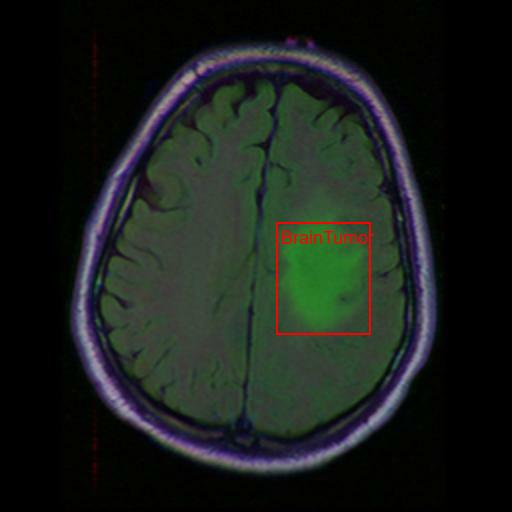
#> input picture projects/MRI-Brain-Tumor/Inspector/train/TCGA_CS_4943_20000902_14.jpg, 512 x 512 px, given as the content of the folder ./BrainTumor_master/test/image, which was not available
$ python YOLOAnnotationGenerator.py
#> lines starting #> are read from the running program, lines starting #| are printed output that depends on the picture; after the words box and inside, x2 and y2 are one past the last pixel; in counts of white or black regions, pixels touching at a corner belong together; long printed decimals are rounded; pictures that were not available may be replaced by others from this repository, and a replacement may not be noted
# Copyright 2023 (C) antillia.com. All Rights Reserved.
#
# Licensed under the Apache License, Version 2.0 (the "License");
# you may not use this file except in compliance with the License.
# You may obtain a copy of the License at
#
#     http://www.apache.org/licenses/LICENSE-2.0
#
# Unless required by applicable law or agreed to in writing, software
# distributed under the License is distributed on an "AS IS" BASIS,
# WITHOUT WARRANTIES OR CONDITIONS OF ANY KIND, either express or implied.
# See the License for the specific language governing permissions and
# limitations under the License.
# ==============================================================================

#
# YOLOAnnotationGenerator.py
# 2023/04/23 : Toshiyuki Arai antillia.com

#
#from email.mime import image
import sys
import os
import glob
import random
import shutil
import numpy as np

import traceback
import cv2
from PIL import Image, ImageOps


class YOLOAnnotationGenerator:
  def __init__(self, W=512, H=512):
    self.W = W
    self.H = H

  # dir = "./train/x
  # target = "./train" "./valid"
  # [19 lines left out: functions get_image_filepaths, get_mask_filepaths, not called in this run]


  # target = "./train" or "./valid"
  def generate(self, input_dir, output_dir, debug=False):
#> called with input_dir = './BrainTumor_master/test', output_dir = './YOLO_BrainTumor/test', debug = True
    images_dir = input_dir + "/image/"
    masks_dir  = input_dir + "/mask/"
    image_filepaths  = glob.glob(images_dir + "/*.jpg")
    if os.path.exists(output_dir):
      shutil.rmtree(output_dir)

    if not os.path.exists(output_dir):
      os.makedirs(output_dir)

    for image_filepath in image_filepaths:
      shutil.copy2(image_filepath, output_dir)
      basename = os.path.basename(image_filepath)

      name     = basename.split(".")[0]
      image    = Image.open(image_filepath)
#> image is the input picture: PIL image 512x512 RGB; mean R, G, B 25.9, 31.3, 27.3
      mask_filepath = os.path.join(masks_dir , name + ".png")
      mask     = Image.open(mask_filepath).convert("L")
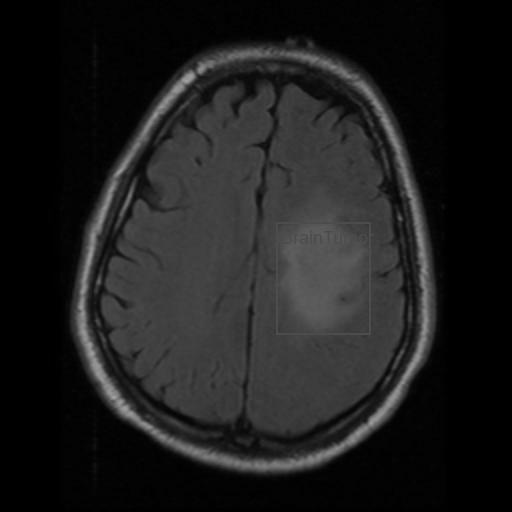
#> mask: PIL image 512x512 L; min 0, max 164, mean 29.2
      mask = ImageOps.invert(mask)
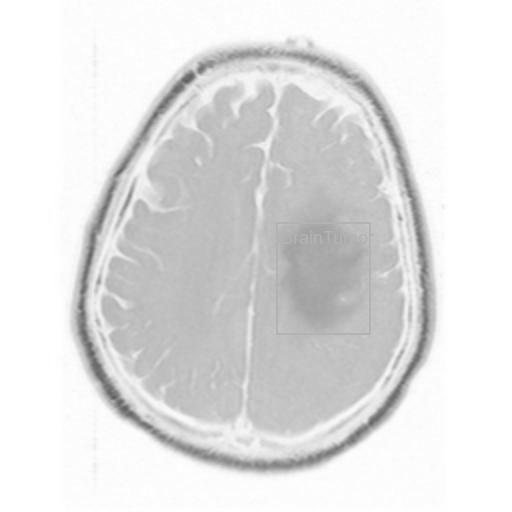
#> mask: PIL image 512x512 L; min 91, max 255, mean 225.8

      mask     = self.convert2WhiteMask(mask)
      #mask.show()
      #input("----")
      SP  = " "

      class_id    = 0
      annotations = []
      (rcx, rcy, rw, rh) = self.create_yolo_annotation(mask)
      print(" rcx {} rcy {} rw {} rh {}".format(rcx, rcy, rw, rh))
      annotations.append( (rcx, rcy, rw, rh) )

      annotation_file = name + ".txt"
      annotation_file_path = os.path.join(output_dir, annotation_file)
      if debug:
        self.create_annotated_image(class_id, image,  annotations, basename, output_dir)

      NL = "\n"
      # 6 Create a yolo annotation file.
      with open(annotation_file_path, "w") as f:
          for annotation in annotations:
            (rcx, rcy, rw, rh) = annotation
            line = str(class_id ) + SP + str(rcx) + SP + str(rcy) + SP + str(rw) + SP + str(rh)

            f.writelines(line + NL)
            print("---YOLO annotation {}".format(annotation))
      print("---Created annotation file {}".format(annotation_file_path))


  # Create a resized_512x512_image from each original file in image_filepaths
  # [32 lines left out: function create_resized_images, not called in this run]


  def create_yolo_annotation(self, pil_mask_img_512x512):
    mask_img = np.array(pil_mask_img_512x512)

    #mask_img= cv2.cvtColor(mask_img,  cv2.COLOR_RGB2GRAY)

    H, W = mask_img.shape[:2]

    contours, hierarchy = cv2.findContours(mask_img,
           cv2.RETR_EXTERNAL,
           cv2.CHAIN_APPROX_SIMPLE)

    contours = max(contours, key=lambda x: cv2.contourArea(x))
    x, y, w, h = cv2.boundingRect(contours)
    print("---x {} y {} w {} h {}".format(x, y, w, h))
    #Compute bouding box of YOLO format.
    cx = x + w/2
    cy = y + h/2
    #Convert to relative coordinates for YOLO annotations
    rcx = round(cx / W, 5)
    rcy = round(cy / H, 5)
    rw  = round( w / W, 5)
    rh  = round( h / H, 5)

    return (rcx, rcy, rw, rh)


  def convert2WhiteMask(self, image):
    w, h = image.size
#> w = 512; h = 512
    print("convert2WithMask {} {}".format(w, h))
#| convert2WithMask 512 512
    threshold = image.getpixel((1, 1))
#> threshold = 255
    for y in range(h):
      for x in range(w):
        pixel = image.getpixel((x, y))
        #print("pixel {}".format(pixel))

        r = pixel
        if r >threshold:
          pixel = 255 #(255, 255, 255) #White
        else:
          pixel = 0 #(0, 0, 0)
        image.putpixel((x, y), pixel)
#> image: PIL image 512x512 L; every value is 0
    return image


  # [30 lines left out: function create_annotated_image, not called in this run]


"""
INPUT:

./BrainTumor_master
├─train
└─valid


Output:
./YOLO_BrainTumor
├─train
└─valid

"""


if __name__ == "__main__":
  try:
    # create Ovrian UltraSound Images OUS_augmented_master_512x512 dataset train, valid
    # from the orignal Dataset_.

    input_dir   = "./BrainTumor_master"
    #input_dir   = "./Augmented_dataset" #2023/04/24

    # For simplicity, we have renamed the folder name from the original "validation" to "valid"
    datasets    = ["train", "valid", "test"]
    datasets    = ["test"]

    output_dir  = "./YOLO_BrainTumor"

    if os.path.exists(output_dir):
      shutil.rmtree(output_dir)
    if not os.path.exists(output_dir):
      os.makedirs(output_dir)

    annotation= YOLOAnnotationGenerator(W=512, H=512)
    debug = True
    for dataset in datasets:
      input_subdir  = os.path.join(input_dir, dataset)
      output_subdir = os.path.join(output_dir, dataset)

      annotation.generate(input_subdir, output_subdir, debug=debug)
#> in create_yolo_annotation, `contours, hierarchy = cv2.findContours(mask_img, cv2.RETR_EXTERNAL, cv..`: contours = []
  except:
    traceback.print_exc()

$ run again, on projects/MRI-Brain-Tumor/test/TCGA_CS_4941_19960909_17.jpg
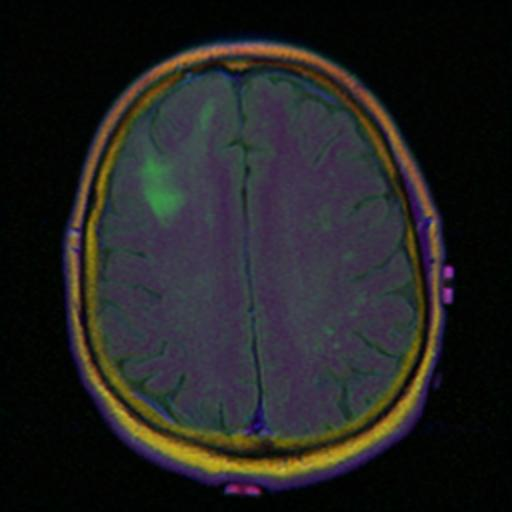
#> input picture projects/MRI-Brain-Tumor/test/TCGA_CS_4941_19960909_17.jpg, 512 x 512 px, given as the content of the folder ./BrainTumor_master/test/image, which was not available
#> in generate, image is the input picture: PIL image 512x512 RGB; mean R, G, B 34.8, 34.2, 33.8
#| convert2WithMask 512 512
#> threshold = 252
#> after the loop in convert2WhiteMask, `for y in range(h):`:
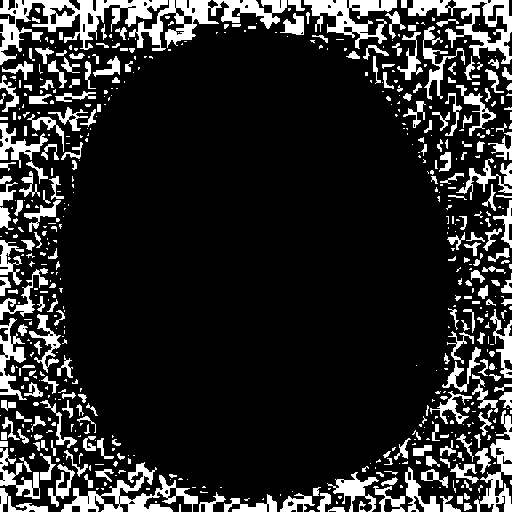
#> image: PIL image 512x512 L; 16.3% white; 592 white regions (344 under 20 px)
#> in create_yolo_annotation, `contours, hierarchy = cv2.findContours(mask_img, cv2.RETR_EXTERNAL, cv..`: contours = 590 contours, 412 with area under 20; largest, box (x1, y1, x2, y2) and area: (0, 0, 168, 65) 3192, (408, 0, 512, 64) 2614, (129, 0, 287, 51) 2427, (61, 462, 198, 512) 2002, (304, 0, 397, 49) 1633
#> in create_yolo_annotation, `contours = max(contours, key=lambda x: cv2.contourArea(x))`: contours = contour of 349 points, box (x1, y1, x2, y2) (0, 0, 168, 65), area 3192
#> in create_yolo_annotation, `x, y, w, h = cv2.boundingRect(contours)`: x = 0; w = 168; h = 65
#| ---x 0 y 0 w 168 h 65
#> in create_yolo_annotation, `cx = x + w/2`: cx = 84
#> in create_yolo_annotation, `cy = y + h/2`: cy = 32.5
#> in create_yolo_annotation, `rcx = round(cx / W, 5)`: rcx = 0.164
#> in create_yolo_annotation, `rcy = round(cy / H, 5)`: rcy = 0.0635
#> in create_yolo_annotation, `rw  = round( w / W, 5)`: rw = 0.328
#> in create_yolo_annotation, `rh  = round( h / H, 5)`: rh = 0.127
#> in generate, `(rcx, rcy, rw, rh) = self.create_yolo_annotation(mask)`: rcx = 0.164; rcy = 0.0635; rw = 0.328; rh = 0.127
#|  rcx 0.1641 rcy 0.06348 rw 0.3281 rh 0.127
#> the loop in create_annotated_image, `for annotation in annotations:` made 1 pass
#> (printed output is left out)
#> pass 1, in create_annotated_image, `_non_mask_img = cv2.rectangle(_non_mask_img , (x, y), (x+w, y+h), RED,..`:
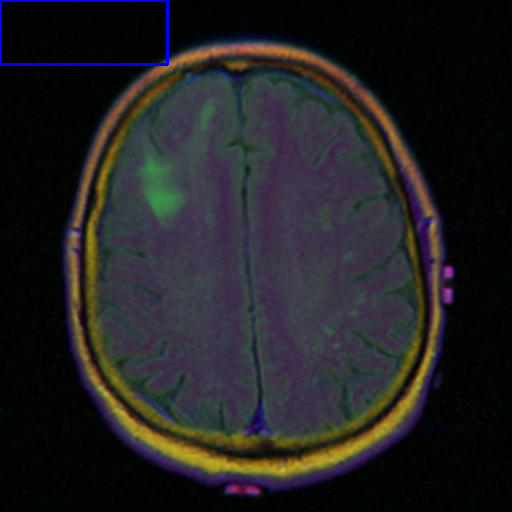
#> _non_mask_img: shape (512, 512, 3); 0.44% of pixels changed, all inside (x1, y1, x2, y2) = (0, 0, 169, 66)
#> the loop in generate, `for annotation in annotations:` made 1 pass
#> (rcx, rcy, rw, rh, line) on pass 1: (0.164, 0.0635, 0.328, 0.127, '0 0.16406 0.06348 0.32812 0.12695')
#> (printed output is left out)
